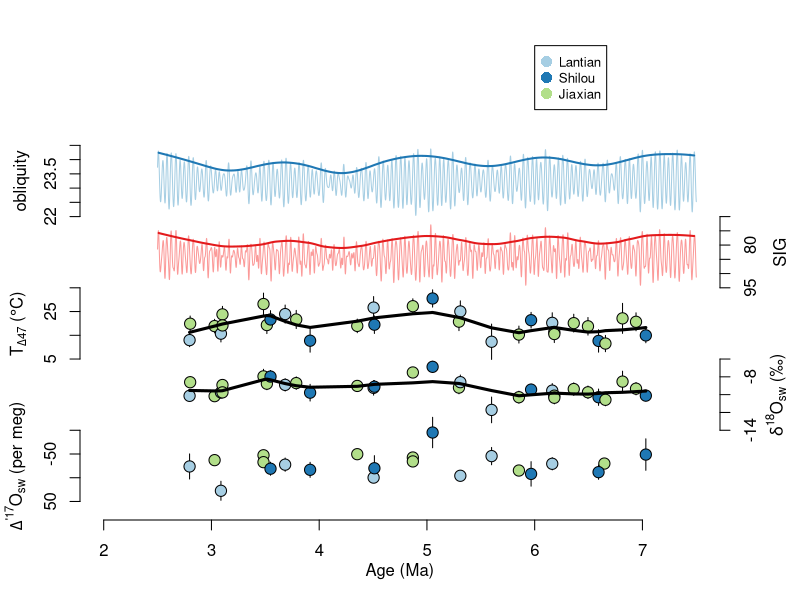

Here is the R script that generated this plot:
library(tidyverse)
library(ggpubr)
library(readxl)

## read data ----
D47 = read.csv("output/D47.csv")
D47= D47[order(D47$age),] 
d18c = read.csv("output/d18c.csv")
dp17 = read.csv("output/dp17.csv")
ob.am = read.csv("output/ob.am.csv")
ob = read_xlsx("data/global_records/Pliocene_orbital_and_insolation_data.xlsx")
sig.am = read.csv("output/sig.am.csv")

## plot ----
pal = c("#A6CEE3", "#1F78B4", "#B2DF8A", "#33A02C", "#FB9A99", "#E31A1C")
site1 = pal[factor(D47$site, levels = c("Lantian", "Shilou", "Jiaxian"))]
site2 = pal[factor(d18c$site, levels = c("Lantian", "Shilou", "Jiaxian"))]
site3 = pal[factor(dp17$section, levels = c("Lantian", "Shilou", "Jiaxian"))]

pdf("figures/FigS2.soil_water.pdf", 4.5, 7)
par(mar = c(4, 4, 1, 4))
plot(0, 0, xlim = c(2, 7.5), ylim = c(0, 6.5), axes = FALSE,
     xlab = "", ylab = "")

yext = range(ob$obliquity)
tix = seq(floor(min(yext*10)), 
          ceiling(max(yext*10+1)), by = 5)/10
ob.rs = cbind(ob$age,
               4 + (ob$obliquity - min(tix)) / diff(range(tix)))
lines(ob.rs[, 1], ob.rs[, 2], col = pal[1])
ob.am.rs = cbind(ob.am$age,
              4 + (ob.am$ob.am - min(tix)) / diff(range(tix)))
lines(ob.am.rs[, 1], ob.am.rs[, 2], col = pal[2], lwd = 2)
axis(2, 4 + (tix - min(tix)) / diff(range(tix)), tix)
mtext("obliquity", 2, line = 2.5, at = 4.5)

yext = range(ob$gradient)
tix = seq(ceiling(max(yext)), 
          floor(min(yext-2.9)), by = -5)
sig.rs = cbind(ob$age,
              4 - (ob$gradient - min(tix)) / diff(range(tix)))
lines(sig.rs[, 1], sig.rs[, 2], col = pal[5])
sig.am.rs = cbind(sig.am$age,
                 4 - (sig.am$sig.am - min(tix)) / diff(range(tix)))
lines(sig.am.rs[, 1], sig.am.rs[, 2], col = pal[6], lwd = 2)
axis(4, 4 - (tix - min(tix)) / diff(range(tix)), tix)
mtext("SIG", 4, line = 2.5, at = 3.5)

yext = range(D47$st.low, D47$st.high)
tix = seq(floor(min(yext) + 1), 
          ceiling(max(yext)), by = 10)
D47.rs = cbind(D47$age,
               2 + (D47$temp - min(tix)) / diff(range(tix)),
               2 + (D47$st.low - min(tix)) / diff(range(tix)),
               2 + (D47$st.high - min(tix)) / diff(range(tix)))
arrows(D47.rs[, 1], D47.rs[, 3], D47.rs[, 1], D47.rs[, 4], col = "black",
       angle=90, length=0, code = 0)
points(D47.rs[, 1], D47.rs[, 2], col = "black", bg = site1, pch = 21, cex = 1.5)
loess_fit = loess(data = D47, temp ~ age, span = 0.2)
pred = predict(loess_fit, se = TRUE)
lines(lowess(D47.rs[, 1], D47.rs[, 2], f = 0.3), lwd = 3)
axis(2, 2 + (tix - min(tix)) / diff(range(tix)), tix)
mtext(expression(paste("T"[Delta*"47"]*" (", degree, "C)")), 2, line = 2.5, at = 2.5)
legend(x = 6, y = 6.4, legend = c("Lantian", "Shilou", "Jiaxian"),
       col = pal, pch = 16, cex = 0.8, pt.cex = 1.5)


# soil water d18O using paired data
yext = range(D47$d18sw.low, D47$d18sw.high)
tix = seq(floor(min(yext)),
          ceiling(max(yext)), by = 2)
D47.rs = cbind(D47$age,
               1 + (D47$d18sw - min(tix)) / diff(range(tix)),
               1 + (D47$d18sw.low - min(tix)) / diff(range(tix)),
               1 + (D47$d18sw.high - min(tix)) / diff(range(tix)))
arrows(D47.rs[, 1], D47.rs[, 3], D47.rs[, 1], D47.rs[, 4], col = "black",
       angle=90, length=0, code = 0)
points(D47.rs[, 1], D47.rs[, 2], col = "black", bg = site1, pch = 21, cex = 1.5)
loess_fit = loess(data = D47, d18sw ~ age, span = 0.2)
pred = predict(loess_fit, se = TRUE)
lines(lowess(D47.rs[, 1], D47.rs[, 2], f = 0.3), lwd = 3)
axis(4, 1 + (tix - min(tix)) / diff(range(tix)), tix)
mtext(expression(delta^"18"*"O"[sw]*" (\u2030)"), 4, line = 2.5, at = 1.5)

# # soil water d18O using interpolated data
# yext = range(d18c$d18sw.low, d18c$d18sw.high)
# tix = seq(floor(min(yext)), 
#           ceiling(max(yext)), by = 2)
# d18c.rs = cbind(d18c$age,
#                 1 + (d18c$d18sw - min(tix)) / diff(range(tix)),
#                 1 + (d18c$d18sw.low - min(tix)) / diff(range(tix)),
#                 1 + (d18c$d18sw.high - min(tix)) / diff(range(tix)))
# arrows(d18c.rs[, 1], d18c.rs[, 3], d18c.rs[, 1], d18c.rs[, 4], col = "black",
#        angle=90, length=0, code = 0)
# points(d18c.rs[, 1], d18c.rs[, 2], col = "black", bg = site2, pch = 21, cex = 1.2)
# axis(4, 1 + (tix - min(tix)) / diff(range(tix)), tix)
# mtext(expression(delta^"18"*"O"[sw]*" (\u2030)"), 4, line = 2.5, at = 1.5)

yext = range(dp17$Dp17sw.low, dp17$Dp17sw.high)
tix = seq(ceiling(min(yext)+27), floor(max(yext+20)), 
          by = 50)
dp17.rs = cbind(dp17$age,
                1 - (dp17$Dp17sw - min(tix)) / diff(range(tix)),
                1 - (dp17$Dp17sw.low - min(tix)) / diff(range(tix)),
                1 - (dp17$Dp17sw.high - min(tix)) / diff(range(tix)))
arrows(dp17.rs[, 1], dp17.rs[, 3], dp17.rs[, 1], dp17.rs[, 4], col = "black",
       angle=90, length=0, code = 0)
points(dp17.rs[, 1], dp17.rs[, 2], col = "black", bg = site3, pch = 21, cex = 1.5)
axis(2, 1 - (tix - min(tix)) / diff(range(tix)), tix)
mtext(expression(Delta^"'17"*"O"[sw]*" (per meg)"), 2, line = 2.5, at = 0.5)

axis(1)
mtext("Age (Ma)", 1, line = 2)
dev.off()
